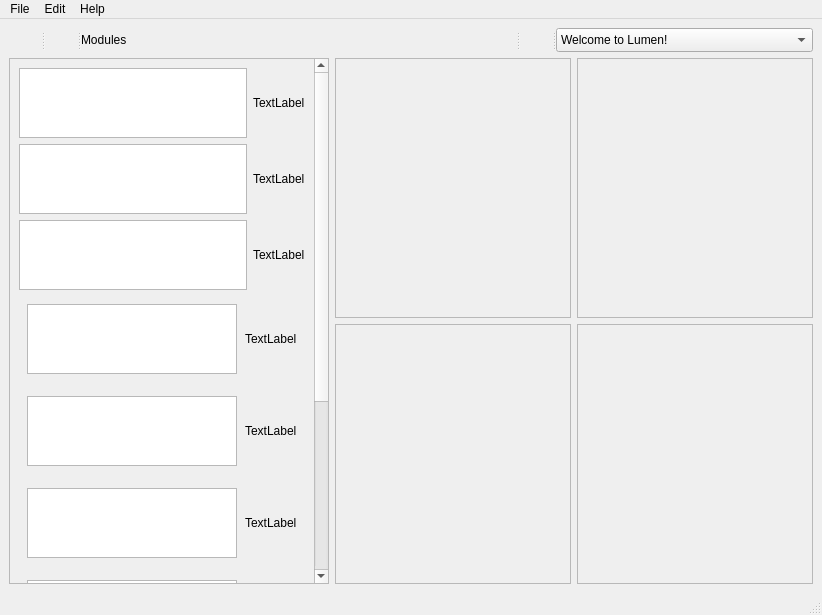
<?xml version="1.0" encoding="UTF-8"?>
<ui version="4.0">
 <class>MainWindow</class>
 <widget class="QMainWindow" name="MainWindow">
  <property name="geometry">
   <rect>
    <x>0</x>
    <y>0</y>
    <width>822</width>
    <height>615</height>
   </rect>
  </property>
  <property name="minimumSize">
   <size>
    <width>32</width>
    <height>32</height>
   </size>
  </property>
  <property name="maximumSize">
   <size>
    <width>16777215</width>
    <height>16777215</height>
   </size>
  </property>
  <property name="windowTitle">
   <string>MainWindow</string>
  </property>
  <widget class="QWidget" name="centralwidget">
   <layout class="QHBoxLayout" name="horizontalLayout_13">
    <item>
     <layout class="QVBoxLayout" name="verticalLayout_2">
      <item>
       <widget class="QSplitter" name="splitter_2">
        <property name="sizePolicy">
         <sizepolicy hsizetype="Expanding" vsizetype="Preferred">
          <horstretch>0</horstretch>
          <verstretch>0</verstretch>
         </sizepolicy>
        </property>
        <property name="maximumSize">
         <size>
          <width>282</width>
          <height>32</height>
         </size>
        </property>
        <property name="orientation">
         <enum>Qt::Orientation::Horizontal</enum>
        </property>
        <widget class="QLabel" name="label">
         <property name="maximumSize">
          <size>
           <width>32</width>
           <height>32</height>
          </size>
         </property>
         <property name="text">
          <string/>
         </property>
         <property name="pixmap">
          <pixmap resource="../RCS.qrc">:/saveIcon/icons8-image-96.png</pixmap>
         </property>
         <property name="scaledContents">
          <bool>true</bool>
         </property>
        </widget>
        <widget class="QLabel" name="label_2">
         <property name="maximumSize">
          <size>
           <width>32</width>
           <height>32</height>
          </size>
         </property>
         <property name="text">
          <string/>
         </property>
         <property name="pixmap">
          <pixmap resource="../RCS.qrc">:/newPrefix/icons8-save-100.png</pixmap>
         </property>
         <property name="scaledContents">
          <bool>true</bool>
         </property>
        </widget>
        <widget class="QSplitter" name="splitter">
         <property name="sizePolicy">
          <sizepolicy hsizetype="Minimum" vsizetype="Preferred">
           <horstretch>0</horstretch>
           <verstretch>0</verstretch>
          </sizepolicy>
         </property>
         <property name="orientation">
          <enum>Qt::Orientation::Horizontal</enum>
         </property>
         <widget class="QLabel" name="label_4">
          <property name="sizePolicy">
           <sizepolicy hsizetype="Fixed" vsizetype="Preferred">
            <horstretch>0</horstretch>
            <verstretch>0</verstretch>
           </sizepolicy>
          </property>
          <property name="text">
           <string>Modules</string>
          </property>
         </widget>
         <widget class="QLabel" name="label_3">
          <property name="maximumSize">
           <size>
            <width>32</width>
            <height>32</height>
           </size>
          </property>
          <property name="text">
           <string/>
          </property>
          <property name="pixmap">
           <pixmap resource="../RCS.qrc">:/saveIcon/icons8-module-64.png</pixmap>
          </property>
          <property name="scaledContents">
           <bool>true</bool>
          </property>
         </widget>
        </widget>
        <widget class="QComboBox" name="comboBox">
         <property name="sizePolicy">
          <sizepolicy hsizetype="Maximum" vsizetype="Fixed">
           <horstretch>0</horstretch>
           <verstretch>0</verstretch>
          </sizepolicy>
         </property>
         <property name="minimumSize">
          <size>
           <width>120</width>
           <height>0</height>
          </size>
         </property>
         <property name="sizeAdjustPolicy">
          <enum>QComboBox::SizeAdjustPolicy::AdjustToMinimumContentsLengthWithIcon</enum>
         </property>
         <item>
          <property name="text">
           <string>Welcome to Lumen!</string>
          </property>
          <property name="icon">
           <iconset theme="QIcon::ThemeIcon::AppointmentNew"/>
          </property>
         </item>
         <item>
          <property name="text">
           <string>Segementation</string>
          </property>
          <property name="icon">
           <iconset theme="QIcon::ThemeIcon::AddressBookNew"/>
          </property>
         </item>
         <item>
          <property name="text">
           <string>Volume Rendering</string>
          </property>
         </item>
         <item>
          <property name="text">
           <string>Surface Extraction</string>
          </property>
          <property name="icon">
           <iconset theme="QIcon::ThemeIcon::AppointmentNew"/>
          </property>
         </item>
        </widget>
       </widget>
      </item>
      <item>
       <layout class="QHBoxLayout" name="horizontalLayout_12">
        <item>
         <widget class="QScrollArea" name="scrollArea">
          <property name="minimumSize">
           <size>
            <width>320</width>
            <height>480</height>
           </size>
          </property>
          <property name="maximumSize">
           <size>
            <width>320</width>
            <height>16777215</height>
           </size>
          </property>
          <property name="widgetResizable">
           <bool>true</bool>
          </property>
          <widget class="QWidget" name="scrollAreaWidgetContents">
           <property name="geometry">
            <rect>
             <x>0</x>
             <y>-165</y>
             <width>306</width>
             <height>672</height>
            </rect>
           </property>
           <layout class="QVBoxLayout" name="verticalLayout">
            <item>
             <layout class="QHBoxLayout" name="horizontalLayout">
              <item>
               <widget class="QTextEdit" name="textEdit"/>
              </item>
              <item>
               <widget class="QLabel" name="label_5">
                <property name="text">
                 <string>TextLabel</string>
                </property>
               </widget>
              </item>
             </layout>
            </item>
            <item>
             <layout class="QHBoxLayout" name="horizontalLayout_2">
              <item>
               <widget class="QTextEdit" name="textEdit_2"/>
              </item>
              <item>
               <widget class="QLabel" name="label_6">
                <property name="text">
                 <string>TextLabel</string>
                </property>
               </widget>
              </item>
             </layout>
            </item>
            <item>
             <layout class="QHBoxLayout" name="horizontalLayout_3">
              <item>
               <widget class="QTextEdit" name="textEdit_3"/>
              </item>
              <item>
               <widget class="QLabel" name="label_7">
                <property name="text">
                 <string>TextLabel</string>
                </property>
               </widget>
              </item>
             </layout>
            </item>
            <item>
             <layout class="QHBoxLayout" name="horizontalLayout_4">
              <property name="spacing">
               <number>8</number>
              </property>
              <property name="sizeConstraint">
               <enum>QLayout::SizeConstraint::SetMinimumSize</enum>
              </property>
              <property name="leftMargin">
               <number>8</number>
              </property>
              <property name="topMargin">
               <number>8</number>
              </property>
              <property name="rightMargin">
               <number>8</number>
              </property>
              <property name="bottomMargin">
               <number>8</number>
              </property>
              <item>
               <widget class="QTextEdit" name="textEdit_4"/>
              </item>
              <item>
               <widget class="QLabel" name="label_8">
                <property name="text">
                 <string>TextLabel</string>
                </property>
               </widget>
              </item>
             </layout>
            </item>
            <item>
             <layout class="QHBoxLayout" name="horizontalLayout_5">
              <property name="spacing">
               <number>8</number>
              </property>
              <property name="sizeConstraint">
               <enum>QLayout::SizeConstraint::SetMinimumSize</enum>
              </property>
              <property name="leftMargin">
               <number>8</number>
              </property>
              <property name="topMargin">
               <number>8</number>
              </property>
              <property name="rightMargin">
               <number>8</number>
              </property>
              <property name="bottomMargin">
               <number>8</number>
              </property>
              <item>
               <widget class="QTextEdit" name="textEdit_5"/>
              </item>
              <item>
               <widget class="QLabel" name="label_9">
                <property name="text">
                 <string>TextLabel</string>
                </property>
               </widget>
              </item>
             </layout>
            </item>
            <item>
             <layout class="QHBoxLayout" name="horizontalLayout_9">
              <property name="spacing">
               <number>8</number>
              </property>
              <property name="sizeConstraint">
               <enum>QLayout::SizeConstraint::SetMinimumSize</enum>
              </property>
              <property name="leftMargin">
               <number>8</number>
              </property>
              <property name="topMargin">
               <number>8</number>
              </property>
              <property name="rightMargin">
               <number>8</number>
              </property>
              <property name="bottomMargin">
               <number>8</number>
              </property>
              <item>
               <widget class="QTextEdit" name="textEdit_9"/>
              </item>
              <item>
               <widget class="QLabel" name="label_13">
                <property name="text">
                 <string>TextLabel</string>
                </property>
               </widget>
              </item>
             </layout>
            </item>
            <item>
             <layout class="QHBoxLayout" name="horizontalLayout_8">
              <property name="spacing">
               <number>8</number>
              </property>
              <property name="sizeConstraint">
               <enum>QLayout::SizeConstraint::SetMinimumSize</enum>
              </property>
              <property name="leftMargin">
               <number>8</number>
              </property>
              <property name="topMargin">
               <number>8</number>
              </property>
              <property name="rightMargin">
               <number>8</number>
              </property>
              <property name="bottomMargin">
               <number>8</number>
              </property>
              <item>
               <widget class="QTextEdit" name="textEdit_8"/>
              </item>
              <item>
               <widget class="QLabel" name="label_12">
                <property name="text">
                 <string>TextLabel</string>
                </property>
               </widget>
              </item>
             </layout>
            </item>
            <item>
             <layout class="QHBoxLayout" name="horizontalLayout_7">
              <property name="spacing">
               <number>8</number>
              </property>
              <property name="sizeConstraint">
               <enum>QLayout::SizeConstraint::SetMinimumSize</enum>
              </property>
              <property name="leftMargin">
               <number>8</number>
              </property>
              <property name="topMargin">
               <number>8</number>
              </property>
              <property name="rightMargin">
               <number>8</number>
              </property>
              <property name="bottomMargin">
               <number>8</number>
              </property>
              <item>
               <widget class="QTextEdit" name="textEdit_7"/>
              </item>
              <item>
               <widget class="QLabel" name="label_11">
                <property name="text">
                 <string>TextLabel</string>
                </property>
               </widget>
              </item>
             </layout>
            </item>
            <item>
             <layout class="QHBoxLayout" name="horizontalLayout_6">
              <property name="spacing">
               <number>8</number>
              </property>
              <property name="sizeConstraint">
               <enum>QLayout::SizeConstraint::SetMinimumSize</enum>
              </property>
              <property name="leftMargin">
               <number>8</number>
              </property>
              <property name="topMargin">
               <number>8</number>
              </property>
              <property name="rightMargin">
               <number>8</number>
              </property>
              <property name="bottomMargin">
               <number>8</number>
              </property>
              <item>
               <widget class="QTextEdit" name="textEdit_6"/>
              </item>
              <item>
               <widget class="QLabel" name="label_10">
                <property name="text">
                 <string>TextLabel</string>
                </property>
               </widget>
              </item>
             </layout>
            </item>
           </layout>
          </widget>
         </widget>
        </item>
        <item>
         <layout class="QGridLayout" name="gridLayout">
          <item row="0" column="0">
           <widget class="QFrame" name="frame">
            <property name="frameShape">
             <enum>QFrame::Shape::StyledPanel</enum>
            </property>
            <property name="frameShadow">
             <enum>QFrame::Shadow::Raised</enum>
            </property>
           </widget>
          </item>
          <item row="1" column="0">
           <widget class="QFrame" name="frame_3">
            <property name="frameShape">
             <enum>QFrame::Shape::StyledPanel</enum>
            </property>
            <property name="frameShadow">
             <enum>QFrame::Shadow::Raised</enum>
            </property>
           </widget>
          </item>
          <item row="0" column="1">
           <widget class="QFrame" name="frame_2">
            <property name="frameShape">
             <enum>QFrame::Shape::StyledPanel</enum>
            </property>
            <property name="frameShadow">
             <enum>QFrame::Shadow::Raised</enum>
            </property>
           </widget>
          </item>
          <item row="1" column="1">
           <widget class="QFrame" name="frame_4">
            <property name="frameShape">
             <enum>QFrame::Shape::StyledPanel</enum>
            </property>
            <property name="frameShadow">
             <enum>QFrame::Shadow::Raised</enum>
            </property>
           </widget>
          </item>
         </layout>
        </item>
       </layout>
      </item>
     </layout>
    </item>
   </layout>
  </widget>
  <widget class="QMenuBar" name="menubar">
   <property name="geometry">
    <rect>
     <x>0</x>
     <y>0</y>
     <width>822</width>
     <height>33</height>
    </rect>
   </property>
   <widget class="QMenu" name="menuFile">
    <property name="title">
     <string>File</string>
    </property>
   </widget>
   <widget class="QMenu" name="menuEdit">
    <property name="title">
     <string>Edit</string>
    </property>
   </widget>
   <widget class="QMenu" name="menuHelp">
    <property name="title">
     <string>Help</string>
    </property>
   </widget>
   <addaction name="menuFile"/>
   <addaction name="menuEdit"/>
   <addaction name="menuHelp"/>
  </widget>
  <widget class="QStatusBar" name="statusbar"/>
 </widget>
 <resources>
  <include location="../RCS.qrc"/>
 </resources>
 <connections/>
</ui>
